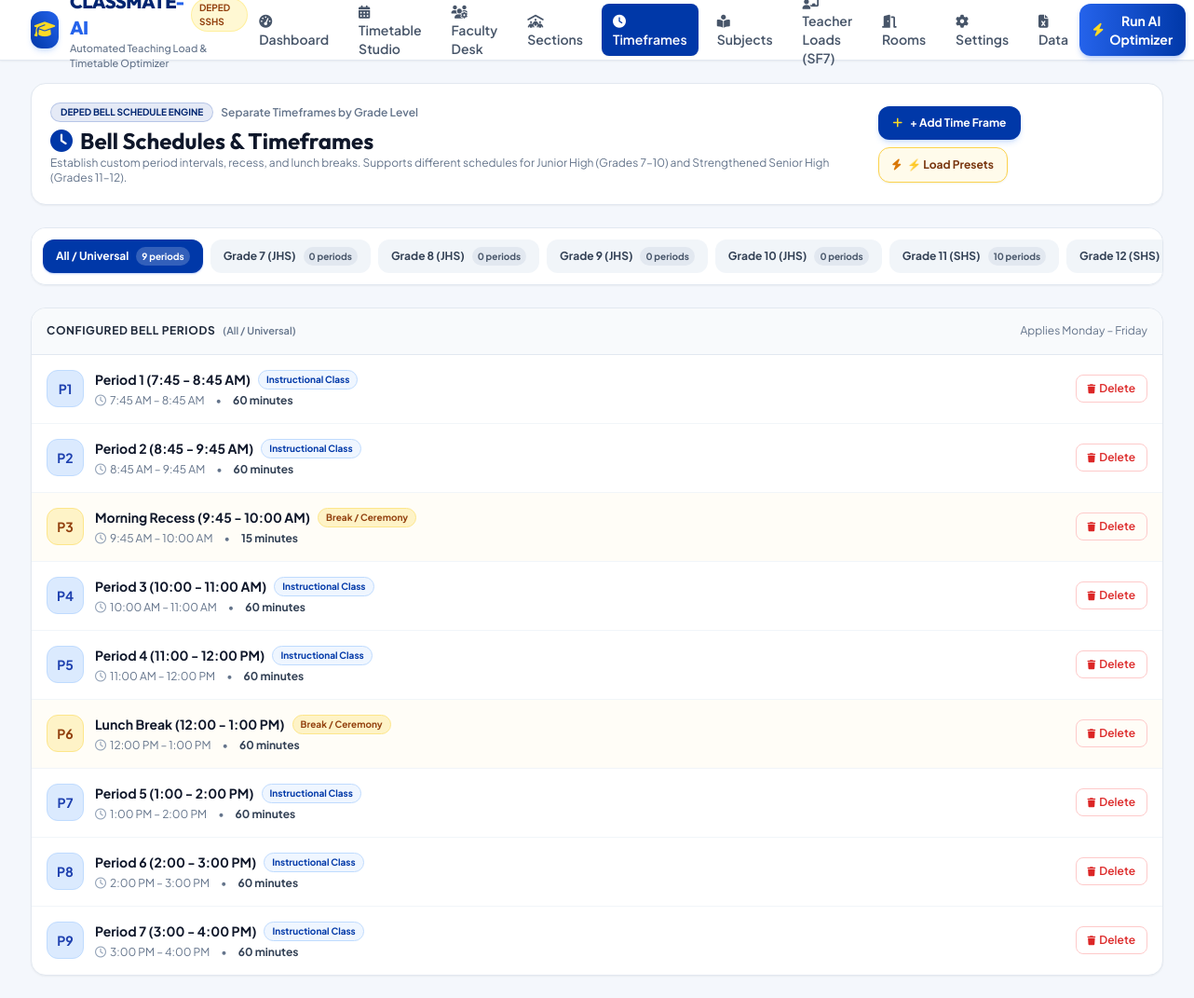
The page /timeframes/ on the database its author committed.
### scheduler/models.py (models this page shows, shortened)
class TimeSlot(models.Model):
    DAY_CHOICES = [
        (1, 'Monday'),
        (2, 'Tuesday'),
        (3, 'Wednesday'),
        (4, 'Thursday'),
        (5, 'Friday'),
    ]
    TIMEFRAME_GRADE_CHOICES = [
        (0, 'All / Universal'),
        (7, 'Grade 7 (JHS)'),
        (8, 'Grade 8 (JHS)'),
        (9, 'Grade 9 (JHS)'),
        (10, 'Grade 10 (JHS)'),
        (11, 'Grade 11 (SHS)'),
        (12, 'Grade 12 (SHS)'),
    ]
    day_of_week = models.IntegerField(choices=DAY_CHOICES)
    period_number = models.IntegerField()
    start_time = models.TimeField()
    end_time = models.TimeField()
    label = models.CharField(max_length=50)
    is_break = models.BooleanField(default=False, help_text="Flag Ceremony, Recess, or Lunch Break")
    grade_level = models.IntegerField(default=0, choices=TIMEFRAME_GRADE_CHOICES, help_text="Grade level this timeframe applies to (0 for Universal)")
    @property
    def duration_minutes(self):
        start_m = self.start_time.hour * 60 + self.start_time.minute
        end_m = self.end_time.hour * 60 + self.end_time.minute
        return max(0, end_m - start_m)
    class Meta:
        unique_together = ('day_of_week', 'period_number', 'grade_level')
        ordering = ['grade_level', 'day_of_week', 'period_number']

### scheduler/views.py (the view)
# urls.py: path('timeframes/', views.timeframes_view, name='timeframes'),
def timeframes_view(request):
    try:
        selected_grade = int(request.GET.get('grade', 0))
    except (ValueError, TypeError):
        selected_grade = 0
    grade_choices = TimeSlot.TIMEFRAME_GRADE_CHOICES
    slot_counts = {}
    for g_val, _ in grade_choices:
        slot_counts[g_val] = TimeSlot.objects.filter(grade_level=g_val, day_of_week=1).count()
    periods = TimeSlot.objects.filter(grade_level=selected_grade, day_of_week=1).order_by('period_number')
    context = {
        'selected_grade': selected_grade,
        'grade_choices': grade_choices,
        'slot_counts': slot_counts,
        'periods': periods,
        'profile': SchoolProfile.get_settings(),
    }
    return render(request, 'timeframes.html', context)

### scheduler/models.py (called while the page is built)
    @classmethod
    def get_settings(cls):
        profile, _ = cls.objects.get_or_create(id=1)
        return profile

### templates/timeframes.html (shortened to what this page needs)
{% extends 'base.html' %}
{% block content %}
<div class="space-y-6">
    <div class="bg-white rounded-2xl p-5 border border-slate-200 shadow-sm flex flex-col sm:flex-row sm:items-center justify-between gap-4">
        <div>
            <div class="flex items-center space-x-2">
                <span class="px-2.5 py-0.5 rounded-full text-[10px] uppercase font-bold bg-deped-blue/10 text-deped-darkblue border border-deped-blue/20">DepEd Bell Schedule Engine</span>
                <span class="text-xs text-slate-500 font-semibold">Separate Timeframes by Grade Level</span>
            </div>
            <h1 class="text-xl sm:text-2xl font-bold font-heading text-slate-900 mt-1 flex items-center space-x-2">
                <i class="fa-solid fa-clock text-deped-blue"></i>
                <span>Bell Schedules & Timeframes</span>
            </h1>
            <p class="text-xs text-slate-500">
                Establish custom period intervals, recess, and lunch breaks. Supports different schedules for Junior High (Grades 7–10) and Strengthened Senior High (Grades 11–12).
            </p>
        </div>
        <div class="flex flex-wrap items-center gap-2 self-start sm:self-auto">
            <button onclick="openAddModal()" class="px-4 py-2.5 rounded-xl bg-deped-blue hover:bg-deped-darkblue text-white font-bold text-xs shadow-md shadow-blue-500/20 transition active:scale-95 flex items-center space-x-2">
                <i class="fa-solid fa-plus text-deped-gold"></i>
                <span>+ Add Time Frame</span>
            </button>
            <button onclick="openPresetModal()" class="px-3.5 py-2.5 rounded-xl border border-amber-300 bg-amber-50 hover:bg-amber-100 text-amber-900 font-bold text-xs transition flex items-center space-x-1.5 shadow-sm">
                <i class="fa-solid fa-bolt text-amber-600"></i>
                <span>⚡ Load Presets</span>
            </button>
        </div>
    </div>
    <div class="bg-white rounded-2xl p-3 border border-slate-200 shadow-sm overflow-x-auto">
        <div class="flex items-center space-x-2 min-w-max">
            {% for g_val, g_label in grade_choices %}
            <a href="?grade={{ g_val }}" class="px-3.5 py-2 rounded-xl text-xs font-bold transition flex items-center space-x-2 {% if selected_grade == g_val %}bg-deped-blue text-white shadow-sm shadow-blue-600/30{% else %}bg-slate-100 text-slate-700 hover:bg-slate-200{% endif %}">
                <span>{{ g_label }}</span>
                {% with c=slot_counts|dictsort:"0" %}
                <span class="px-1.5 py-0.5 rounded-full text-[10px] {% if selected_grade == g_val %}bg-white/20 text-white{% else %}bg-slate-200 text-slate-600{% endif %}">
                    {% if g_val == 0 %}{{ slot_counts.0|default:0 }}{% elif g_val == 7 %}{{ slot_counts.7|default:0 }}{% elif g_val == 8 %}{{ slot_counts.8|default:0 }}{% elif g_val == 9 %}{{ slot_counts.9|default:0 }}{% elif g_val == 10 %}{{ slot_counts.10|default:0 }}{% elif g_val == 11 %}{{ slot_counts.11|default:0 }}{% elif g_val == 12 %}{{ slot_counts.12|default:0 }}{% endif %} periods
                </span>
                {% endwith %}
            </a>
            {% endfor %}
        </div>
    </div>
    <div class="bg-white rounded-2xl border border-slate-200 shadow-sm overflow-hidden">
        <div class="p-4 border-b border-slate-200 bg-slate-50 flex items-center justify-between">
            <div class="flex items-center space-x-2">
                <span class="font-bold text-xs text-slate-800 uppercase tracking-wider">Configured Bell Periods</span>
                <span class="text-[11px] text-slate-500 font-semibold">
                    ({% for g_val, g_label in grade_choices %}{% if selected_grade == g_val %}{{ g_label }}{% endif %}{% endfor %})
                </span>
            </div>
            <span class="text-xs text-slate-500">Applies Monday – Friday</span>
        </div>
        <div class="divide-y divide-slate-100">
            {% for p in periods %}
            <div class="p-4 hover:bg-slate-50/80 transition flex flex-col sm:flex-row sm:items-center justify-between gap-3 {% if p.is_break %}bg-amber-50/40{% endif %}">
                <div class="flex items-start sm:items-center space-x-3">
                    <div class="w-10 h-10 rounded-xl flex items-center justify-center font-bold text-sm {% if p.is_break %}bg-amber-100 text-amber-800 border border-amber-200{% else %}bg-blue-100 text-blue-800 border border-blue-200{% endif %}">
                        P{{ p.period_number }}
                    </div>
                    <div>
                        <div class="flex items-center space-x-2">
                            <span class="font-bold text-slate-900 text-sm">{{ p.label }}</span>
                            {% if p.is_break %}
                            <span class="px-2 py-0.5 rounded-full text-[10px] font-bold bg-amber-100 text-amber-800 border border-amber-200">Break / Ceremony</span>
                            {% else %}
                            <span class="px-2 py-0.5 rounded-full text-[10px] font-bold bg-blue-50 text-deped-blue border border-blue-200">Instructional Class</span>
                            {% endif %}
                        </div>
                        <div class="flex items-center space-x-3 text-xs text-slate-500 mt-1">
                            <span class="flex items-center space-x-1">
                                <i class="fa-regular fa-clock text-slate-400"></i>
                                <span>{{ p.start_time|time:"g:i A" }} – {{ p.end_time|time:"g:i A" }}</span>
                            </span>
                            <span>•</span>
                            <span class="font-bold text-slate-700">{{ p.duration_minutes }} minutes</span>
                        </div>
                    </div>
                </div>
                <div class="flex items-center space-x-2 self-end sm:self-auto">
                    <button onclick="deletePeriod({{ p.period_number }}, {{ selected_grade }})" class="px-3 py-1.5 rounded-lg border border-red-200 text-red-600 hover:bg-red-50 text-xs font-semibold transition active:scale-95 flex items-center space-x-1">
                        <i class="fa-solid fa-trash text-[10px]"></i>
                        <span>Delete</span>
                    </button>
                </div>
            </div>
            {% endfor %}
        </div>
    </div>
</div>
{% endblock %}

### templates/base.html (style rules this page uses)
body { font-family: 'Plus Jakarta Sans', sans-serif; background-color: #F4F7FC; }
h1, h2, h3, h4, .font-heading { font-family: 'Outfit', sans-serif; }

### rows shown on the page
TimeSlot: period_number "1", label "Period 1 (7:45 - 8:45 AM)", is_break "Instructional Class", start_time "7:45 AM", end_time "8:45 AM", duration_minutes "60"
TimeSlot: period_number "2", label "Period 2 (8:45 - 9:45 AM)", is_break "Instructional Class", start_time "8:45 AM", end_time "9:45 AM", duration_minutes "60"
TimeSlot: period_number "3", label "Morning Recess (9:45 - 10:00 AM)", is_break "Break / Ceremony", start_time "9:45 AM", end_time "10:00 AM", duration_minutes "15"
TimeSlot: period_number "4", label "Period 3 (10:00 - 11:00 AM)", is_break "Instructional Class", start_time "10:00 AM", end_time "11:00 AM", duration_minutes "60"
TimeSlot: period_number "5", label "Period 4 (11:00 - 12:00 PM)", is_break "Instructional Class", start_time "11:00 AM", end_time "12:00 PM", duration_minutes "60"
TimeSlot: period_number "6", label "Lunch Break (12:00 - 1:00 PM)", is_break "Break / Ceremony", start_time "12:00 PM", end_time "1:00 PM", duration_minutes "60"
TimeSlot: period_number "7", label "Period 5 (1:00 - 2:00 PM)", is_break "Instructional Class", start_time "1:00 PM", end_time "2:00 PM", duration_minutes "60"
TimeSlot: period_number "8", label "Period 6 (2:00 - 3:00 PM)", is_break "Instructional Class", start_time "2:00 PM", end_time "3:00 PM", duration_minutes "60"
TimeSlot: period_number "9", label "Period 7 (3:00 - 4:00 PM)", is_break "Instructional Class", start_time "3:00 PM", end_time "4:00 PM", duration_minutes "60"

### other values the page prints
{{ g_label }} "All / Universal" "Grade 7 (JHS)" "Grade 8 (JHS)" "Grade 9 (JHS)" "Grade 10 (JHS)" "Grade 11 (SHS)" "Grade 12 (SHS)"
{{ slot_counts.0|default:0 }} "9"
{{ slot_counts.7|default:0 }} "0"
{{ slot_counts.8|default:0 }} "0"
{{ slot_counts.9|default:0 }} "0"
{{ slot_counts.10|default:0 }} "0"
{{ slot_counts.11|default:0 }} "10"
{{ g_label }} "All / Universal"
